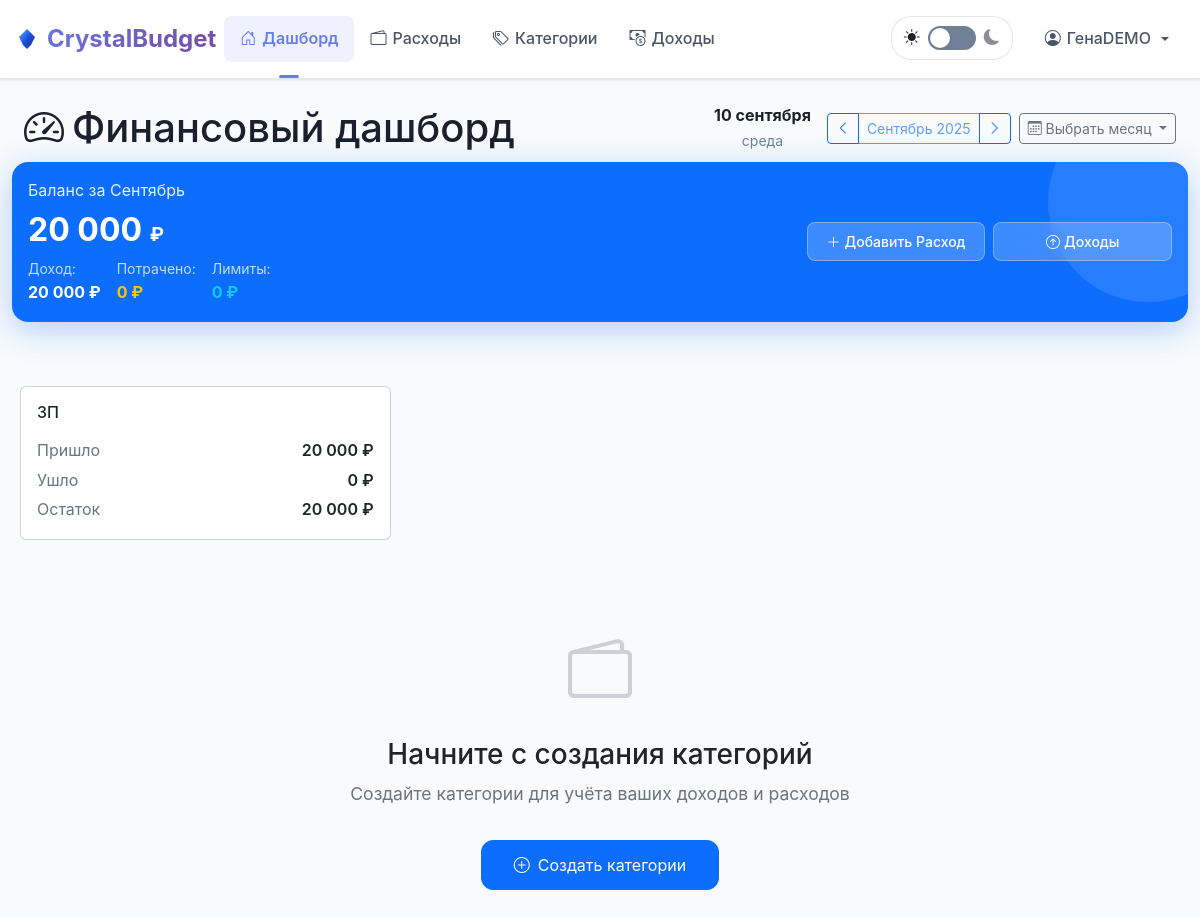
The page /dashboard (signed in) on the database as committed earlier.
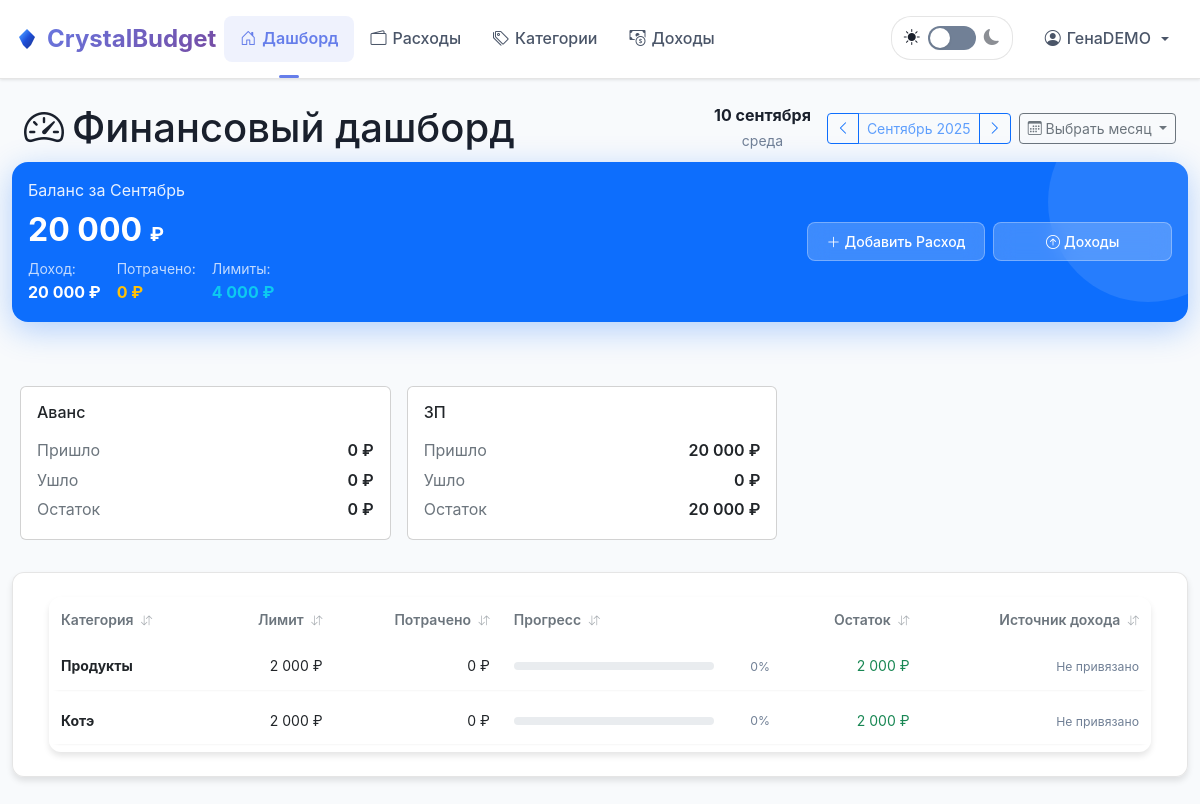
The same page on the database as committed later.
### tables this page shows
CREATE TABLE income_sources (
            id INTEGER PRIMARY KEY AUTOINCREMENT,
            name TEXT NOT NULL,
            is_default BOOLEAN DEFAULT 0,
            user_id INTEGER NOT NULL,
            created_at TIMESTAMP DEFAULT CURRENT_TIMESTAMP,
            FOREIGN KEY (user_id) REFERENCES users (id) ON DELETE CASCADE
        );

CREATE TABLE categories (
            id INTEGER PRIMARY KEY AUTOINCREMENT,
            name TEXT NOT NULL,
            limit_type TEXT CHECK(limit_type IN ('fixed', 'percent')) DEFAULT 'fixed',
            value DECIMAL(10,2) NOT NULL,
            category_type TEXT DEFAULT 'expense' CHECK(category_type IN ('expense','income')),
            user_id INTEGER NOT NULL,
            created_at TIMESTAMP DEFAULT CURRENT_TIMESTAMP,
            FOREIGN KEY (user_id) REFERENCES users (id) ON DELETE CASCADE,
            UNIQUE(name, user_id, category_type)
        );

### app.py (the view, shortened to what this page needs)
@app.route("/dashboard")
@login_required
def dashboard():
    month = request.args.get("month") or datetime.now().strftime("%Y-%m")
    conn = get_db()
    uid = session["user_id"]
    try:
        current_date = datetime.strptime(month, "%Y-%m")
        prev_month = (current_date.replace(day=1) - timedelta(days=1)).strftime("%Y-%m")
        next_month = (current_date.replace(day=28) + timedelta(days=4)).replace(day=1).strftime("%Y-%m")
        current_month_name = current_date.strftime("%B %Y")
        month_names_ru = {
            "January": "Январь", "February": "Февраль", "March": "Март", "April": "Апрель",
            "May": "Май", "June": "Июнь", "July": "Июль", "August": "Август",
            "September": "Сентябрь", "October": "Октябрь", "November": "Ноябрь", "December": "Декабрь"
        }
        eng_month_name = current_date.strftime("%B")
        current_month_name = f"{month_names_ru.get(eng_month_name, eng_month_name)} {current_date.year}"
        month_names = ["Январь", "Февраль", "Март", "Апрель", "Май", "Июнь",
                       "Июль", "Август", "Сентябрь", "Октябрь", "Ноябрь", "Декабрь"]
    except ValueError:
        month = datetime.now().strftime("%Y-%m")
        current_date = datetime.now()
        prev_month = (current_date.replace(day=1) - timedelta(days=1)).strftime("%Y-%m")
        next_month = (current_date.replace(day=28) + timedelta(days=4)).replace(day=1).strftime("%Y-%m")
        current_month_name = "Текущий месяц"
        month_names = ["Январь", "Февраль", "Март", "Апрель", "Май", "Июнь",
                       "Июль", "Август", "Сентябрь", "Октябрь", "Ноябрь", "Декабрь"]
    categories = conn.execute(
        "SELECT * FROM categories WHERE user_id=? ORDER BY name", (uid,)
    ).fetchall()
    income_sum = conn.execute(
        """
        SELECT COALESCE(SUM(amount), 0)
        FROM income_daily
        WHERE user_id = ? AND strftime('%Y-%m', date) = ?
        """,
        (uid, month),
    ).fetchone()[0]
    expenses_rows = conn.execute(
        """
        SELECT e.id, e.date, e.amount, e.note, c.name as category_name
        FROM expenses e
        JOIN categories c ON c.id = e.category_id
        WHERE e.user_id = ? AND e.month = ?
        ORDER BY e.date DESC, e.id DESC
        """,
        (uid, month),
    ).fetchall()
    spent_by_cat = conn.execute(
        """
        SELECT c.id, c.name, COALESCE(SUM(e.amount), 0) as spent
        FROM categories c
        LEFT JOIN expenses e ON e.category_id = c.id AND e.user_id = c.user_id AND e.month = ?
        WHERE c.user_id = ?
        GROUP BY c.id, c.name
        """,
        (month, uid),
    ).fetchall()
    rule_rows = conn.execute(
        "SELECT category_id, source_id FROM source_category_rules WHERE user_id=?",
        (uid,),
    ).fetchall()
    rule_map = {r["category_id"]: r["source_id"] for r in rule_rows}
    sources = conn.execute(
        "SELECT id, name FROM income_sources WHERE user_id=? ORDER BY name", (uid,)
    ).fetchall()
    income_by_source = {
        s["id"]: conn.execute(
            """
            SELECT COALESCE(SUM(amount),0) FROM income_daily
            WHERE user_id=? AND source_id=? AND strftime('%Y-%m', date)=?
            """,
            (uid, s["id"], month),
        ).fetchone()[0]
        for s in sources
    }
    limits = conn.execute(
        "SELECT id, name, limit_type, value FROM categories WHERE user_id=?",
        (uid,),
    ).fetchall()
    data = []
    for row in limits:
        cat_id = row["id"]
        limit_val = 0.0
        if row["limit_type"] == "fixed":
            limit_val = float(row["value"])
        else:  # percent
            source_id = rule_map.get(cat_id)
            if source_id and source_id in income_by_source:
                source_income = float(income_by_source[source_id])
                limit_val = source_income * float(row["value"]) / 100.0
            else:
                limit_val = float(income_sum) * float(row["value"]) / 100.0
        spent = 0.0
        for s in spent_by_cat:
            if s["id"] == cat_id:
                spent = float(s["spent"])
                break
        source_id = rule_map.get(cat_id)
        source_name = None
        if source_id:
            for s in sources:
                if s["id"] == source_id:
                    source_name = s["name"]
                    break
        data.append(
            dict(category_name=row["name"], limit=limit_val, spent=spent, id=cat_id, source_name=source_name)
        )
    expense_by_source = {s["id"]: 0.0 for s in sources}
    limits_by_source = {s["id"]: 0.0 for s in sources}
    for cat in limits:
        cat_id = cat["id"]
        src_id = rule_map.get(cat_id)
        if not src_id:
            continue
    source_balances = []
    for s in sources:
        sid = s["id"]
        inc = float(income_by_source.get(sid, 0.0))
        sp = float(expense_by_source.get(sid, 0.0))
        limits_total = float(limits_by_source.get(sid, 0.0))
        remaining_after_limits = inc - limits_total  # остается после всех запланированных лимитов
        source_balances.append(
            dict(source_id=sid, source_name=s["name"], income=inc, spent=sp,
                 rest=inc - sp, limits_total=limits_total, remaining_after_limits=remaining_after_limits)
        )
    conn.close()
    today = datetime.now().strftime("%Y-%m-%d")
    return render_template(
        "dashboard.html",
        categories=categories,
        expenses=expenses_rows,
        budget_data=data,
        income=income_sum,
        current_month=month,
        current_month_name=current_month_name,
        prev_month=prev_month,
        next_month=next_month,
        month_names=month_names,
        today=today,
        source_balances=source_balances,
        sources=sources,
    )

### templates/dashboard.html (shortened to what this page needs)
{% extends "base.html" %}
{% block content %}
<div class="row align-items-center justify-content-between header-row mb-4">
  <div class="col-auto">
    <h1 class="m-0 d-flex align-items-center gap-2">
      <i class="bi bi-speedometer2"></i> Финансовый дашборд
    </h1>
  </div>
  <div class="col-12 col-md-auto">
    <div class="d-flex align-items-center justify-content-between flex-wrap gap-3">
      <div class="text-center">
        <div class="fw-bold text-primary" id="current-date-display"></div>
        <small class="text-muted" id="current-day-display"></small>
      </div>
      <div class="d-flex align-items-center gap-2">
        <div class="btn-group" role="group">
          <a href="?month={{ prev_month }}" class="btn btn-outline-primary btn-sm">
            <i class="bi bi-chevron-left"></i>
          </a>
          <span class="btn btn-outline-primary btn-sm disabled d-none d-sm-inline" style="min-width: 120px;">
            {{ current_month_name }}
          </span>
          <a href="?month={{ next_month }}" class="btn btn-outline-primary btn-sm">
            <i class="bi bi-chevron-right"></i>
          </a>
        </div>
        <div class="dropdown">
          <button class="btn btn-sm btn-outline-secondary dropdown-toggle" type="button" data-bs-toggle="dropdown">
            <span class="d-none d-md-inline"><i class="bi bi-calendar3"></i> Выбрать месяц</span>
          </button>
      </div>
    </div>
  </div>
</div>
<div class="balance-hero p-3 mb-4">
  <div class="row align-items-center">
    <div class="col-md-8">
      <div class="balance-label">Баланс за {{ current_month_name.split()[0] }}</div>
      {% set total_spent = budget_data|map(attribute='spent')|sum %}
      <h2 class="balance-amount mb-2">{{ (income - total_spent)|format_amount }} <small style="font-size:0.6em">₽</small></h2>
      <div class="d-flex gap-3 flex-wrap">
        <div>
          <small class="d-block opacity-75">Доход:</small>
          <strong>{{ income|format_amount }} ₽</strong>
        </div>
        <div>
          <small class="d-block opacity-75">Потрачено:</small>
          <strong class="text-warning">{{ total_spent|format_amount }} ₽</strong>
        </div>
        <div class="d-none d-md-block">
          <small class="d-block opacity-75">Лимиты:</small>
          <strong class="text-info">{{ budget_data|map(attribute='limit')|sum|format_amount }} ₽</strong>
        </div>
      </div>
    </div>
    <div class="col-md-4 text-md-end mt-3 mt-md-0">
      <div class="balance-actions">
        <button type="button" class="btn btn-balance" data-bs-toggle="modal" data-bs-target="#expenseModal">
          <i class="bi bi-plus-lg me-1"></i><span class="d-none d-lg-inline">Добавить </span>Расход
        </button>
        <button type="button" class="btn btn-balance" data-bs-toggle="modal" data-bs-target="#incomeModal">
          <i class="bi bi-arrow-up-circle me-1"></i>Доходы
        </button>
      </div>
    </div>
  </div>
</div>
{% if source_balances and source_balances|length > 0 %}
<div class="row g-3 mb-4">
  {% for s in source_balances %}
  <div class="col-12 col-sm-6 col-lg-4">
    <div class="card source-card">
      <div class="card-body">
        <h6 class="mb-3">{{ s.source_name }}</h6>
        <div class="d-flex justify-content-between mb-1"><span class="k">Пришло</span><span class="v currency">{{ s.income|format_amount }} <span class="currency-display">{{ currency_symbol|default("₽") }}</span></span></div>
        <div class="d-flex justify-content-between mb-1"><span class="k">Ушло</span><span class="v currency">{{ s.spent|format_amount }} <span class="currency-display">{{ currency_symbol|default("₽") }}</span></span></div>
        <div class="d-flex justify-content-between">
          <span class="k">Остаток</span>
          <span class="v currency {% if s.rest < 0 %}text-danger{% endif %}">{{ s.rest|format_amount }} <span class="currency-display">{{ currency_symbol|default("₽") }}</span></span>
        </div>
      </div>
    </div>
  </div>
  {% endfor %}
</div>
{% endif %}
{% if budget_data %}
<div class="d-none d-md-block modern-card">
  <div class="card-body table-wrap">
    <table class="table-modern w-100" id="categoriesTable">
      <thead>
        <tr>
          <th class="sortable" data-sort="category">
            Категория <i class="bi bi-arrow-down-up ms-1 sort-icon"></i>
          </th>
          <th class="text-end sortable hide-mobile" data-sort="limit">
            Лимит <i class="bi bi-arrow-down-up ms-1 sort-icon"></i>
          </th>
          <th class="text-end sortable" data-sort="spent">
            <span class="d-none d-md-inline">Потрачено</span>
            <i class="bi bi-arrow-down-up ms-1 sort-icon"></i>
          </th>
          <th class="sortable hide-mobile" data-sort="progress" style="min-width:200px">
            Прогресс <i class="bi bi-arrow-down-up ms-1 sort-icon"></i>
          </th>
          <th class="text-end sortable" data-sort="remaining">
            <span class="d-none d-md-inline">Остаток</span>
            <i class="bi bi-arrow-down-up ms-1 sort-icon"></i>
          </th>
          <th class="text-end sortable mobile-compact" data-sort="source">
            <span class="d-none d-md-inline">Источник дохода</span>
            <i class="bi bi-arrow-down-up ms-1 sort-icon"></i>
          </th>
        </tr>
      </thead>
      <tbody>
        {% for item in budget_data %}
          {% set progress_percent = (item.limit > 0 and (item.spent / item.limit * 100) or 0) | round(1) %}
          {% set rest = item.limit - item.spent %}
          {% set status_order = 3 if item.spent > item.limit else (2 if item.limit > 0 and (item.spent / item.limit) > 0.8 else 1) %}
          <tr data-category="{{ item.category_name }}"
              data-limit="{{ item.limit }}"
              data-spent="{{ item.spent }}"
              data-progress="{{ progress_percent }}"
              data-remaining="{{ rest }}"
              data-status="{{ status_order }}"
              data-source="{{ item.source_name or 'Не привязано' }}">
            <td class="cell-title">
              {{ item.category_name }}
            </td>
            <td class="text-end currency hide-mobile">{{ item.limit|format_amount }} <span class="currency-display">{{ currency_symbol|default("₽") }}</span></td>
            <td class="text-end currency {{ 'text-danger' if item.spent > item.limit else '' }}">
              {{ item.spent|format_amount }} <span class="currency-display">{{ currency_symbol|default("₽") }}</span>
            </td>
            <td class="hide-mobile">
              <div class="d-flex align-items-center gap-2">
                <div class="flex-grow-1">
                  <div class="progress">
                  </div>
                </div>
                <small class="text-muted" style="width:48px;text-align:right;">{{ progress_percent }}%</small>
              </div>
            </td>
            <td class="text-end currency {{ 'text-danger' if rest < 0 else 'text-success' }}">{{ rest|format_amount }} <span class="currency-display">{{ currency_symbol|default("₽") }}</span></td>
            <td class="text-end mobile-compact">
              {% if item.source_name %}
                <span class="d-none d-md-inline text-primary small">{{ item.source_name }}</span>
                <span class="d-md-none text-primary small">{{ item.source_name[:8] }}{{ '...' if item.source_name|length > 8 else '' }}</span>
              {% else %}
                <span class="text-muted small">
                  <span class="d-none d-md-inline">Не привязано</span>
                </span>
              {% endif %}
            </td>
          </tr>
        {% endfor %}
      </tbody>
    </table>
  </div>
</div>
{% else %}
<div class="empty-state">
  <div class="empty-state-icon">
    <i class="bi bi-wallet2"></i>
  </div>
  <h3>Начните с создания категорий</h3>
  <p>Создайте категории для учёта ваших доходов и расходов</p>
  <a href="{{ url_for('categories') }}" class="btn btn-primary btn-lg">
    <i class="bi bi-plus-circle me-2"></i>Создать категории
  </a>
</div>
{% endif %}
{% endblock %}

Rows that differ between the two databases and show on the page:
added income_sources: source_name "Аванс", income "0", currency_symbol "₽", spent "0", rest "0"
added categories: category_name "Продукты", limit "2 000", currency_symbol "₽", spent "0", progress_percent "0", rest "2 000"
added categories: category_name "Котэ", limit "2 000", currency_symbol "₽", spent "0", progress_percent "0", rest "2 000"
Other text that changed with them:
{{ budget_data|map(attribute='limit')|sum|format_amount }}: "0" → "4 000"
text no longer shown: "Начните с создания категорий Создайте категории для учёта ваших доходов и расходов Создать категории"
text now shown: "Категория Лимит Потрачено Прогресс Остаток Источник дохода"
